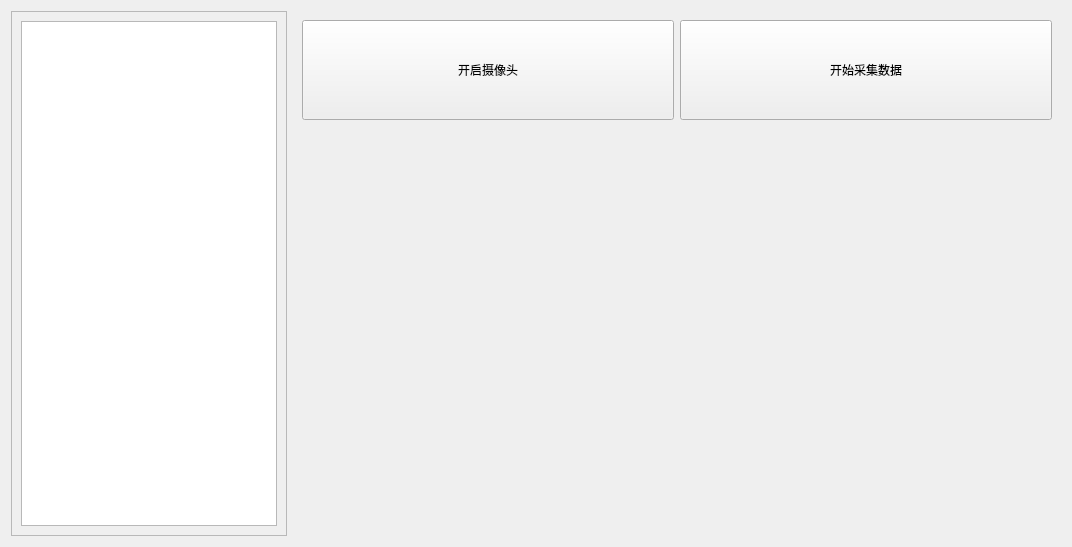
<?xml version="1.0" encoding="UTF-8"?>
<ui version="4.0">
 <class>TrainWindow</class>
 <widget class="QWidget" name="TrainWindow">
  <property name="geometry">
   <rect>
    <x>0</x>
    <y>0</y>
    <width>1072</width>
    <height>547</height>
   </rect>
  </property>
  <property name="minimumSize">
   <size>
    <width>1072</width>
    <height>547</height>
   </size>
  </property>
  <property name="windowTitle">
   <string>大北农专项_训练数据收集</string>
  </property>
  <layout class="QHBoxLayout" name="horizontalLayout_2" stretch="1,5">
   <item>
    <widget class="QScrollArea" name="scrollArea">
     <property name="sizePolicy">
      <sizepolicy hsizetype="Fixed" vsizetype="MinimumExpanding">
       <horstretch>0</horstretch>
       <verstretch>0</verstretch>
      </sizepolicy>
     </property>
     <property name="widgetResizable">
      <bool>true</bool>
     </property>
     <widget class="QWidget" name="scrollAreaWidgetContents">
      <property name="geometry">
       <rect>
        <x>0</x>
        <y>0</y>
        <width>278</width>
        <height>523</height>
       </rect>
      </property>
      <layout class="QHBoxLayout" name="horizontalLayout_3">
       <item>
        <widget class="QTreeView" name="treeView">
         <property name="sizePolicy">
          <sizepolicy hsizetype="Fixed" vsizetype="MinimumExpanding">
           <horstretch>0</horstretch>
           <verstretch>0</verstretch>
          </sizepolicy>
         </property>
        </widget>
       </item>
      </layout>
     </widget>
    </widget>
   </item>
   <item>
    <widget class="QWidget" name="widget_2" native="true">
     <property name="sizePolicy">
      <sizepolicy hsizetype="MinimumExpanding" vsizetype="Preferred">
       <horstretch>0</horstretch>
       <verstretch>0</verstretch>
      </sizepolicy>
     </property>
     <property name="maximumSize">
      <size>
       <width>16777215</width>
       <height>16777215</height>
      </size>
     </property>
     <layout class="QGridLayout" name="gridLayout" rowstretch="1,4">
      <item row="0" column="0">
       <widget class="QPushButton" name="btn_open">
        <property name="sizePolicy">
         <sizepolicy hsizetype="MinimumExpanding" vsizetype="MinimumExpanding">
          <horstretch>0</horstretch>
          <verstretch>0</verstretch>
         </sizepolicy>
        </property>
        <property name="text">
         <string>开启摄像头</string>
        </property>
       </widget>
      </item>
      <item row="1" column="0" colspan="2">
       <widget class="QWidget" name="widget" native="true">
        <property name="sizePolicy">
         <sizepolicy hsizetype="MinimumExpanding" vsizetype="MinimumExpanding">
          <horstretch>0</horstretch>
          <verstretch>0</verstretch>
         </sizepolicy>
        </property>
        <layout class="QHBoxLayout" name="horizontalLayout">
         <item>
          <widget class="QLabel" name="label_depth">
           <property name="minimumSize">
            <size>
             <width>72</width>
             <height>15</height>
            </size>
           </property>
           <property name="text">
            <string/>
           </property>
           <property name="alignment">
            <set>Qt::AlignCenter</set>
           </property>
          </widget>
         </item>
         <item>
          <widget class="QLabel" name="label_rgb">
           <property name="minimumSize">
            <size>
             <width>72</width>
             <height>15</height>
            </size>
           </property>
           <property name="text">
            <string/>
           </property>
           <property name="alignment">
            <set>Qt::AlignCenter</set>
           </property>
          </widget>
         </item>
        </layout>
       </widget>
      </item>
      <item row="0" column="1">
       <widget class="QPushButton" name="btn_start">
        <property name="sizePolicy">
         <sizepolicy hsizetype="MinimumExpanding" vsizetype="MinimumExpanding">
          <horstretch>0</horstretch>
          <verstretch>0</verstretch>
         </sizepolicy>
        </property>
        <property name="text">
         <string>开始采集数据</string>
        </property>
       </widget>
      </item>
     </layout>
    </widget>
   </item>
  </layout>
 </widget>
 <resources/>
 <connections/>
</ui>
